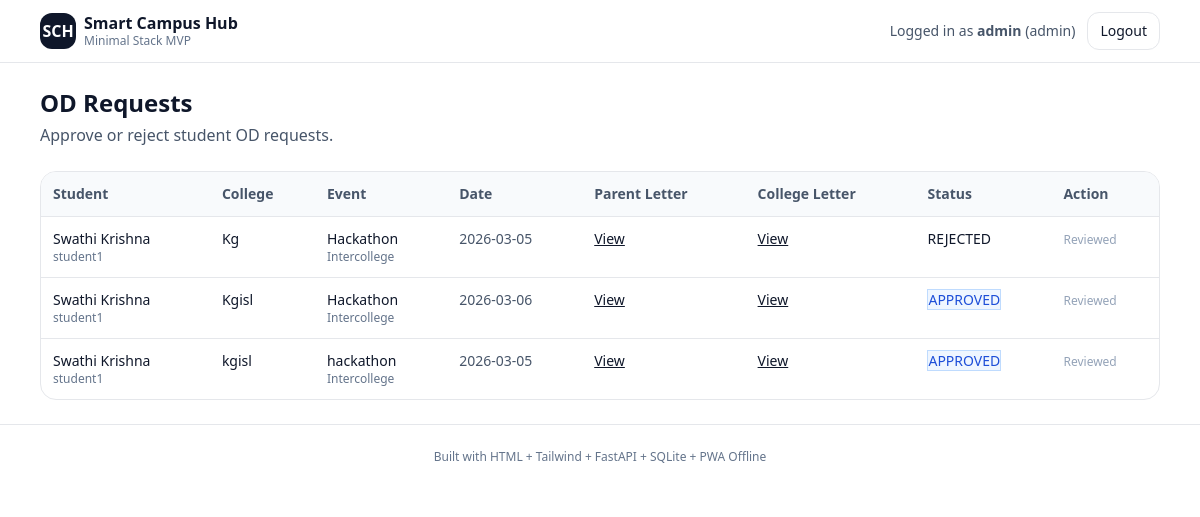
Page /admin/od (signed in) on the committed database.
### tables this page shows
CREATE TABLE od_requests (
            id INTEGER PRIMARY KEY AUTOINCREMENT,
            student_username TEXT NOT NULL,
            student_name TEXT NOT NULL,
            college_name TEXT NOT NULL,
            event_type TEXT NOT NULL,
            event_name TEXT NOT NULL,
            event_date TEXT NOT NULL,
            parent_letter_path TEXT NOT NULL,
            clg_od_letter_path TEXT NOT NULL,
            status TEXT NOT NULL DEFAULT 'PENDING',
            created_iso TEXT NOT NULL,
            reviewed_iso TEXT
            );

### main.py (the view)
@app.get("/admin/od")
def admin_od_requests_page(request: Request):
    u = require_role(request, "admin")
    od_requests = db.list_od_requests()
    return templates.TemplateResponse(
        "admin_od_requests.html",
        {"request": request, "user": u, "od_requests": od_requests}
    )

### templates/admin_od_requests.html
{% extends "layout.html" %}
{% block content %}
<h1 class="text-2xl font-semibold">OD Requests</h1>
<p class="text-slate-600 mt-1">
  Approve or reject student OD requests.
</p>
<div class="mt-6 rounded-2xl border overflow-hidden">
  <div class="overflow-x-auto">
    <table class="w-full text-sm">
      <thead class="bg-slate-50 text-slate-600">
        <tr>
          <th class="p-3 text-left">Student</th>
          <th class="p-3 text-left">College</th>
          <th class="p-3 text-left">Event</th>
          <th class="p-3 text-left">Date</th>
          <th class="p-3 text-left">Parent Letter</th>
          <th class="p-3 text-left">College Letter</th>
          <th class="p-3 text-left">Status</th>
          <th class="p-3 text-left">Action</th>
        </tr>
      </thead>
      <tbody>
        {% if od_requests and od_requests|length > 0 %}
          {% for r in od_requests %}
          <tr class="border-t align-top">
            <td class="p-3">
              <div class="font-medium">
                {{ r.student_name }}
              </div>
              <div class="text-slate-500 text-xs">
                {{ r.student_username }}
              </div>
            </td>
            <td class="p-3">
              {{ r.college_name }}
            </td>
            <td class="p-3">
              <div class="font-medium">
                {{ r.event_name }}
              </div>
              <div class="text-slate-500 text-xs">
                {{ r.event_type }}
              </div>
            </td>
            <td class="p-3 text-slate-600">
              {{ r.event_date }}
            </td>
            <td class="p-3">
              {% if r.parent_letter_path %}
                <a
                  href="{{ r.parent_letter_path }}"
                  target="_blank"
                  class="text-slate-900 underline"
                >
                  View
                </a>
              {% else %}
                <span class="text-slate-400 text-xs">—</span>
              {% endif %}
            </td>
            <td class="p-3">
              {% if r.clg_od_letter_path %}
                <a
                  href="{{ r.clg_od_letter_path }}"
                  target="_blank"
                  class="text-slate-900 underline"
                >
                  View
                </a>
              {% else %}
                <span class="text-slate-400 text-xs">—</span>
              {% endif %}
            </td>
            <td class="p-3">
              {% if r.status == "APPROVED" %}
                <span class="badge bg-blue-50 text-blue-700 border border-blue-200">
                  APPROVED
                </span>
              {% elif r.status == "REJECTED" %}
                <span class="badge badgeRed">
                  REJECTED
                </span>
              {% else %}
                <span class="badge bg-yellow-50 text-yellow-700 border border-yellow-200">
                  PENDING
                </span>
              {% endif %}
            </td>
            <td class="p-3">
              {% if r.status == "PENDING" %}
                <div class="flex gap-2">
                  <form method="post" action="/admin/od/{{ r.id }}/approve">
                    <button
                      type="submit"
                      class="px-3 py-2 rounded-xl bg-slate-900 text-white text-xs"
                    >
                      Approve
                    </button>
                  </form>
                  <form method="post" action="/admin/od/{{ r.id }}/reject">
                    <button
                      type="submit"
                      class="px-3 py-2 rounded-xl border text-xs"
                    >
                      Reject
                    </button>
                  </form>
                </div>
              {% else %}
                <span class="text-slate-400 text-xs">
                  Reviewed
                </span>
              {% endif %}
            </td>
          </tr>
          {% endfor %}
        {% else %}
          <tr class="border-t">
            <td colspan="8" class="p-4 text-slate-500 text-center">
              No OD requests yet.
            </td>
          </tr>
        {% endif %}
      </tbody>
    </table>
  </div>
</div>
{% endblock %}

### static/styles.css (style rules this page uses)
.badge { @apply inline-flex items-center px-2 py-1 rounded-lg text-xs font-medium; }
.badgeRed { @apply bg-red-50 text-red-700 border border-red-200; }

### rows in the picture
od_requests: student_name "Swathi Krishna", student_username "student1", college_name "Kg", event_name "Hackathon", event_type "Intercollege", event_date "2026-03-05", status "REJECTED"
od_requests: student_name "Swathi Krishna", student_username "student1", college_name "Kgisl", event_name "Hackathon", event_type "Intercollege", event_date "2026-03-06", status "APPROVED"
od_requests: student_name "Swathi Krishna", student_username "student1", college_name "kgisl", event_name "hackathon", event_type "Intercollege", event_date "2026-03-05", status "APPROVED"

### other values in the picture
{{ user.username }} "admin"
{{ user.role }} "admin"
